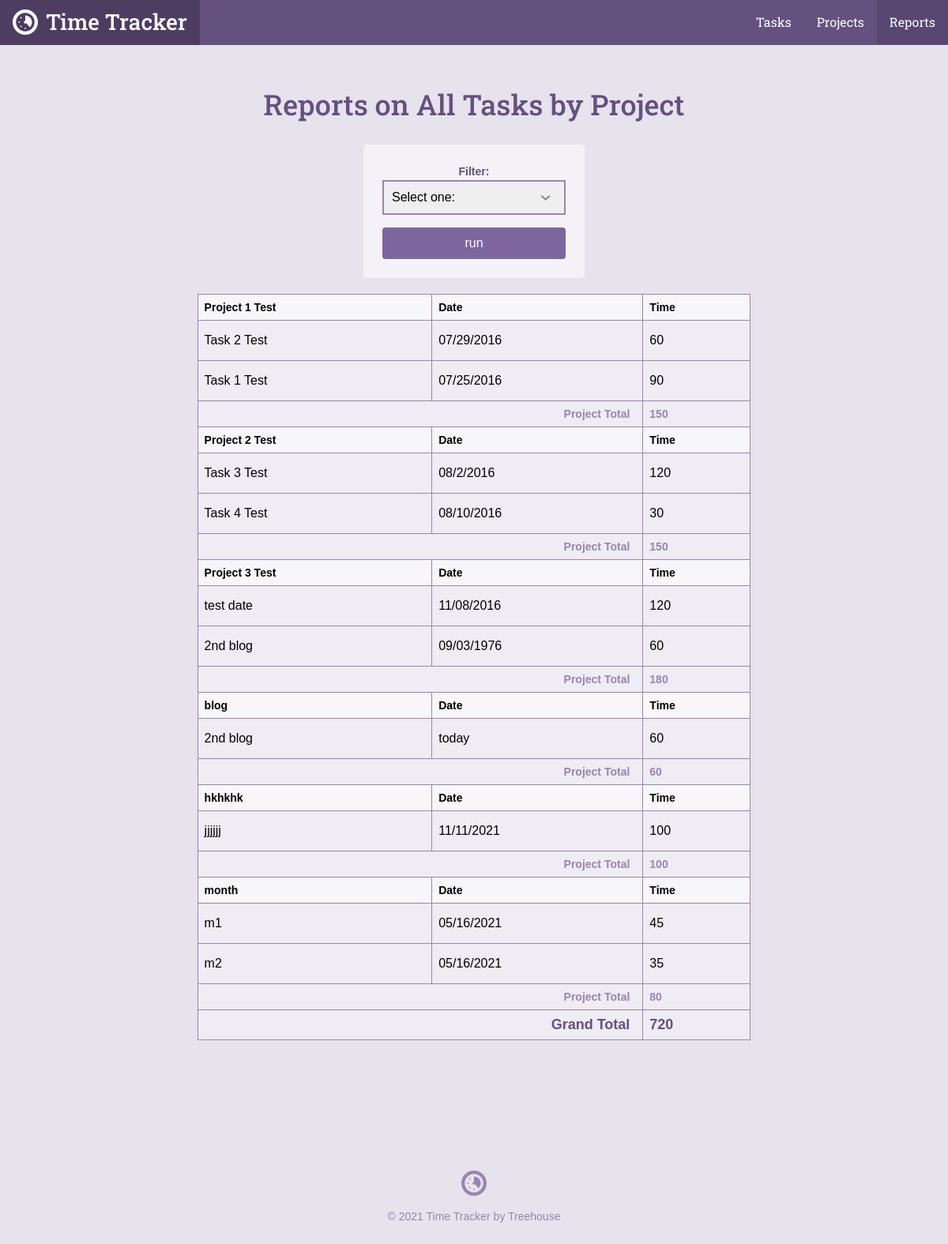
The app's page /reports.php with its own data.
### tables this page shows
CREATE TABLE `tasks` (
	`task_id`	INTEGER PRIMARY KEY AUTOINCREMENT,
	`project_id`	INTEGER,
	`title`	TEXT,
	`date`	INTEGER NOT NULL,
	`time`	TEXT NOT NULL
);

CREATE TABLE `projects` (
	`project_id`	INTEGER PRIMARY KEY AUTOINCREMENT,
	`title`	TEXT NOT NULL,
	`category`	TEXT NOT NULL
);

### inc/functions.php (called while the page is built, shortened)
<?php
function get_task_list($filter = null) {
  include('connection.php');
  $sql = 'SELECT tasks.*, projects.title AS project FROM tasks
  JOIN projects ON tasks.project_id = projects.project_id';
  $where = '';
  $orderBy = ' ORDER BY date DESC';
  if ($filter) {
    $orderBy = ' ORDER BY projects.title ASC, date DESC';
  }
  try {
    $results = $db->prepare($sql . $where . $orderBy);
    $results->execute();
  } catch (Exception $e) {
    echo "Error!: " . $e->getMessage() . "</br>";
    return array();
  }
  return $results->fetchAll(PDO::FETCH_ASSOC);
}

### reports.php (the view, shortened to what this page needs)
<?php
require 'inc/functions.php';
$filter = 'all';
include 'inc/header.php';
?>
<div class="col-container page-container">
    <div class="col col-70-md col-60-lg col-center">
        <div class="col-container">
            <h1 class='actions-header'>Reports on <?php
            if (!is_array($filter)) {
              echo "All Tasks by Project";
            }
            ?></h1>
            <form class='form-container form-report' action='reports.php' method='get'>
              <label for='filter'>Filter:</label>
              <select id='filter' name='filter'>
                <option value=''>Select one:</option>
              </select>
              <input class="button" type="submit" value="run" />
            </form>
        </div>
        <div class="section page">
            <div class="wrapper">
                <table>
                    <?php
                    $totalTime = $project_id = $project_total = 0;
                    $tasks = get_task_list($filter);
                    foreach($tasks as $item) {
                      if ($project_id != $item['project_id']) {
                        $project_id = $item['project_id'];
                        echo "<thead>";
                        echo "<tr>";
                        echo "<th>" . $item['project'] . "</th>";
                        echo "<th>Date</th>";
                        echo "<th>Time</th>";
                        echo "</tr>";
                        echo "</thead>";
                      }
                      $project_total += $item['time'];
                      $totalTime += $item['time'];
                      echo "<tr>\n";
                      echo "<td>" . $item['title'] . "</td>";
                      echo "<td>" . $item['date'] . "</td>";
                      echo "<td>" . $item['time'] . "</td>";
                      echo "</tr>\n";
                      if (next($tasks)['project_id'] != $item['project_id']) {
                        echo "<tr>";
                        echo "<th class='project-total-label' colspan='2'>Project Total</th>\n";
                        echo "<th class='project-total-number'>$project_total</th>\n";
                        echo "</tr>\n";
                        $project_total = 0;
                      }
                    }
                    ?>
                    <tr>
                        <th class='grand-total-label' colspan='2'>Grand Total</th>
                        <th class='grand-total-number'><?php echo $totalTime; ?></th>
                    </tr>
                </table>
            </div>
        </div>
    </div>
</div>
<?php include "inc/footer.php"; ?>

### css/style.css (style rules this page uses)
*,:after,:before { box-sizing:border-box }
html { font-family:sans-serif;-ms-text-size-adjust:100%;-webkit-text-size-adjust:100% }
body { margin:0 }
h1 { font-size:2em;margin:.67em 0 }
button,input,optgroup,select,textarea { color:inherit;font:inherit;margin:0 }
select { text-transform:none }
input[type="reset"],input[type="submit"] { -webkit-appearance:button;cursor:pointer }
input { line-height:normal }
table { border-collapse:collapse;border-spacing:0 }
td,th { padding:0 }
html { font-size:100%;line-height:1.5;-webkit-tap-highlight-color:transparent }
body { font-size:1rem;font-family:"Gotham Rounded A","Gotham Rounded B","Helvetica",Helvetica,Arial,sans-serif;font-style:normal;font-weight:400 }
.button { -webkit-appearance:none;-moz-appearance:none;-ms-appearance:none;-o-appearance:none;appearance:none;-webkit-user-select:none;-moz-user-select:none;-ms-user-select:none;user-select:none;background-color:transparent;border-radius:4px;border:solid 2px #5fcf80;color:#5fcf80;cursor:pointer;display:inline-block;font-family:"Gotham Rounded A","Gotham Rounded B","Helvetica",Helvetica,Arial,sans-serif;font-size:1rem;font-weight:500;height:40px;line-height:36px;padding:0 15px;position:relative;margin:0 10px 0 0;text-align:center;text-decoration:none;transition:color .3s ease,background-color .3s ease,border-color .3s ease,width .3s ease,opacity .3s ease;vertical-align:baseline;white-space:nowrap;overflow:hidden;text-overflow:ellipsis }
.button:last-child { margin-right:0 }
.col { float:left;width:100% }
.col-container:before,.col-container:after { content:" ";display:table }
.col-container:after { clear:both }
.col-center { float:none;margin:0 auto }
@media screen and (min-width: 680px) { .col-70-md { width:70% !important } }
@media screen and (min-width: 960px) { .col-60-lg { width:60% !important } }
h1,h2,h3,h4,h5,h6 { color:#40484a;display:block;font-weight:500;margin:0;text-rendering:optimizeLegibility }
h1 { font-size:2.25rem }
body { background-color:#e7e3ed }
h1,h2,h3,h4,h5,h6 { color:#645180;font-family:"Roboto Slab", Helvetica, Arial, sans-serif }
.button { background:#7D669E;border-color:#7D669E;color:#fff }
.col-container { margin:0 auto;max-width:1200px }
.actions-header { margin-bottom:1.5rem }
.page-container { text-align:center }
@media screen { .page-container { padding:1.5rem 1rem 0 1rem } }
@media screen and (min-width: 680px) { .page-container { padding-top:3rem } }
.form-container { background-color:#f4f2f7;border-radius:4px }
@media screen { .form-container { padding:.5rem 1.5rem;margin-top:.5rem;margin-bottom:1.5rem } }
@media screen and (min-width: 680px) { .form-container { padding:.5rem 1.5rem;margin-top:3rem;margin-bottom:0 } }
.form-report { padding:1.5rem;margin-bottom:3rem }
.form-report .button { margin-top:1rem }
table { width:100%;text-align:left;background-color:#f4f2f7 }
@media screen { table { margin-bottom:1.5rem } }
@media screen and (min-width: 680px) { table { margin-bottom:0 } }
th,td { padding:.5rem;background-color:#efecf3;border:solid 1px #9885b2 !important }
td { padding:1rem .5rem }
th { font-size:.875rem }
thead th { background-color:#f7f6f9 !important }
input { border-radius:4px;box-shadow:none;border:solid 2px #9885b2;padding:8px 10px;width:100% }
label { font-size:14px;font-weight:bold;color:#645180 }
select { -webkit-appearance:none;-moz-appearance:none;width:100%;padding:8px 10px;border:solid 2px #9885b2;background-size:.9rem;background-repeat:no-repeat;background-position:calc(100% - 1rem) center }
.project-total-label { text-align:right;padding-right:1rem;color:#9885b2;font-size:.875rem }
.project-total-number { color:#9885b2 }
.grand-total-label { text-align:right;padding-right:1rem;color:#645180;font-size:1.125rem }
.grand-total-number { color:#645180;font-size:1.125rem }
.form-report { width: 280px; margin: auto auto 20px }

### records on screen
tasks: project.title "Project 1 Test", title "Task 2 Test", date "07/29/2016", time "60"
tasks: title "Task 1 Test", date "07/25/2016", time "90", project_total "150"
tasks: project.title "Project 2 Test", title "Task 3 Test", date "08/2/2016", time "120"
tasks: title "Task 4 Test", date "08/10/2016", time "30", project_total "150"
tasks: project.title "Project 3 Test", title "test date", date "11/08/2016", time "120"
tasks: title "2nd blog", date "09/03/1976", time "60", project_total "180"
tasks: project.title "blog", title "2nd blog", date "today", time "60", project_total "60"
tasks: project.title "hkhkhk", title "jjjjjj", date "11/11/2021", time "100", project_total "100"
tasks: project.title "month", title "m1", date "05/16/2021", time "45"
tasks: title "m2", date "05/16/2021", time "35", project_total "80"

### other values on screen
$totalTime "720"
